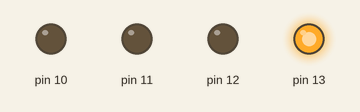
Recording of a sketch running on a simulated Arduino Uno, built with avr-gcc and run on an emulated ATmega328P. On the bench: output pins drawn as LEDs (lit = HIGH).

Above: at 0.2 s.
At 1.2 s:
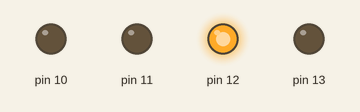
At 2.2 s:
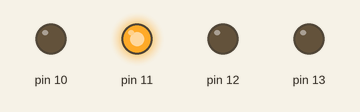
At 3.2 s:
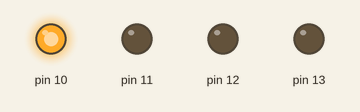
At 4.7 s:
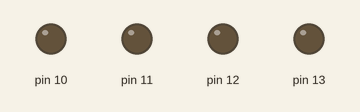
Timing chart, 0 to 5.2 s (numbered marks = the images above):
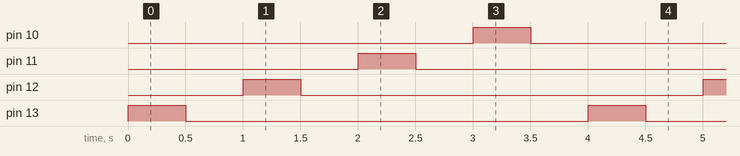

The sketch:

7-4LedKaraSimsek.ino
```cpp
void setup()
{
  pinMode(13, OUTPUT);
  pinMode(12, OUTPUT);
  pinMode(11, OUTPUT);
  pinMode(10, OUTPUT);

}

void loop()
{
  digitalWrite(13, HIGH);
  delay(500); // 1. Ledi yak
  digitalWrite(13, LOW);
  delay(500); // 1. Ledi Söndür

  digitalWrite(12, HIGH);
  delay(500); // 2. Ledi yak
  digitalWrite(12, LOW);
  delay(500); // 2. Ledi Söndür

  digitalWrite(11, HIGH);
  delay(500); // 3. Ledi yak
  digitalWrite(11, LOW);
  delay(500); // 3. Ledi Söndür

  digitalWrite(10, HIGH);
  delay(500); // 4. Ledi yak
  digitalWrite(10, LOW);
  delay(500); // 4. Ledi Söndür
}
```

Measured:
- by itself, pin 10–13: alternates HIGH for 0.50 s and LOW for 3.5 s
- by itself, everything shown: repeats every 4.0 s, in 8 steps
